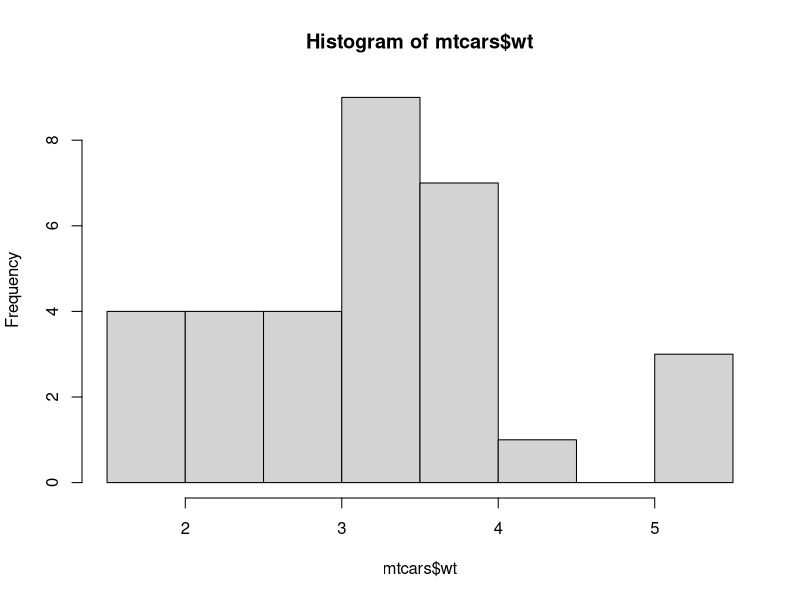
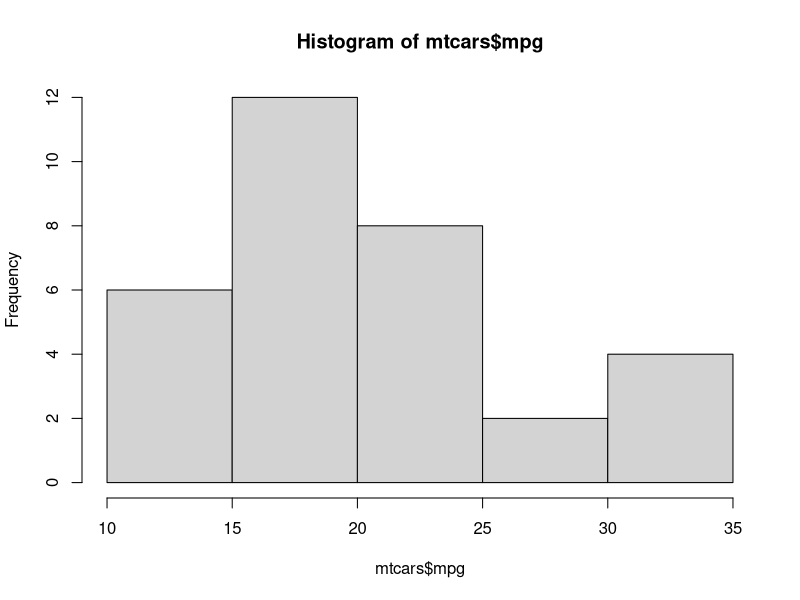
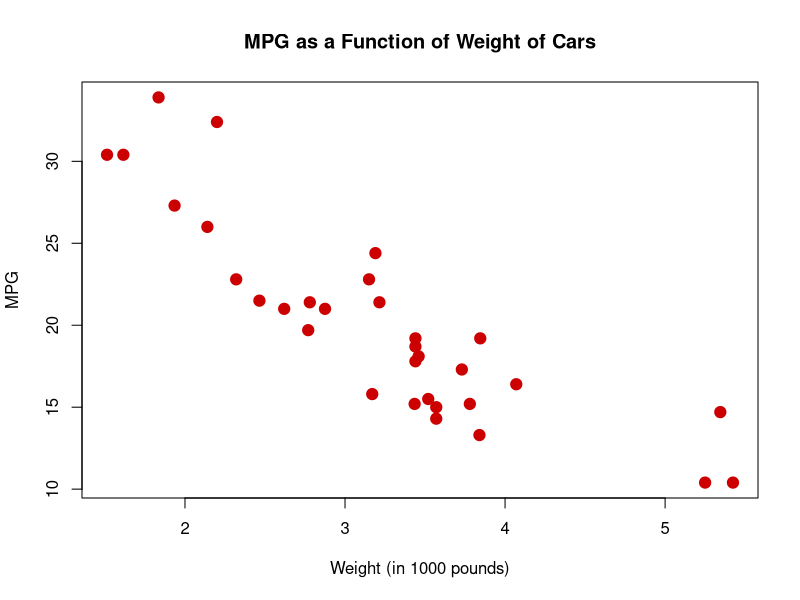

Write the R code that produced these figures, in order.
library(datasets)

# check univariate dist
hist(mtcars$wt)
hist(mtcars$mpg)

# basic x-y plot
plot(mtcars$wt, mtcars$mpg, 
     pch = 19, 
     cex = 1.5, 
     col = "#cc0000", 
     main = "MPG as a Function of Weight of Cars", 
     xlab = "Weight (in 1000 pounds)", 
     ylab = "MPG")
